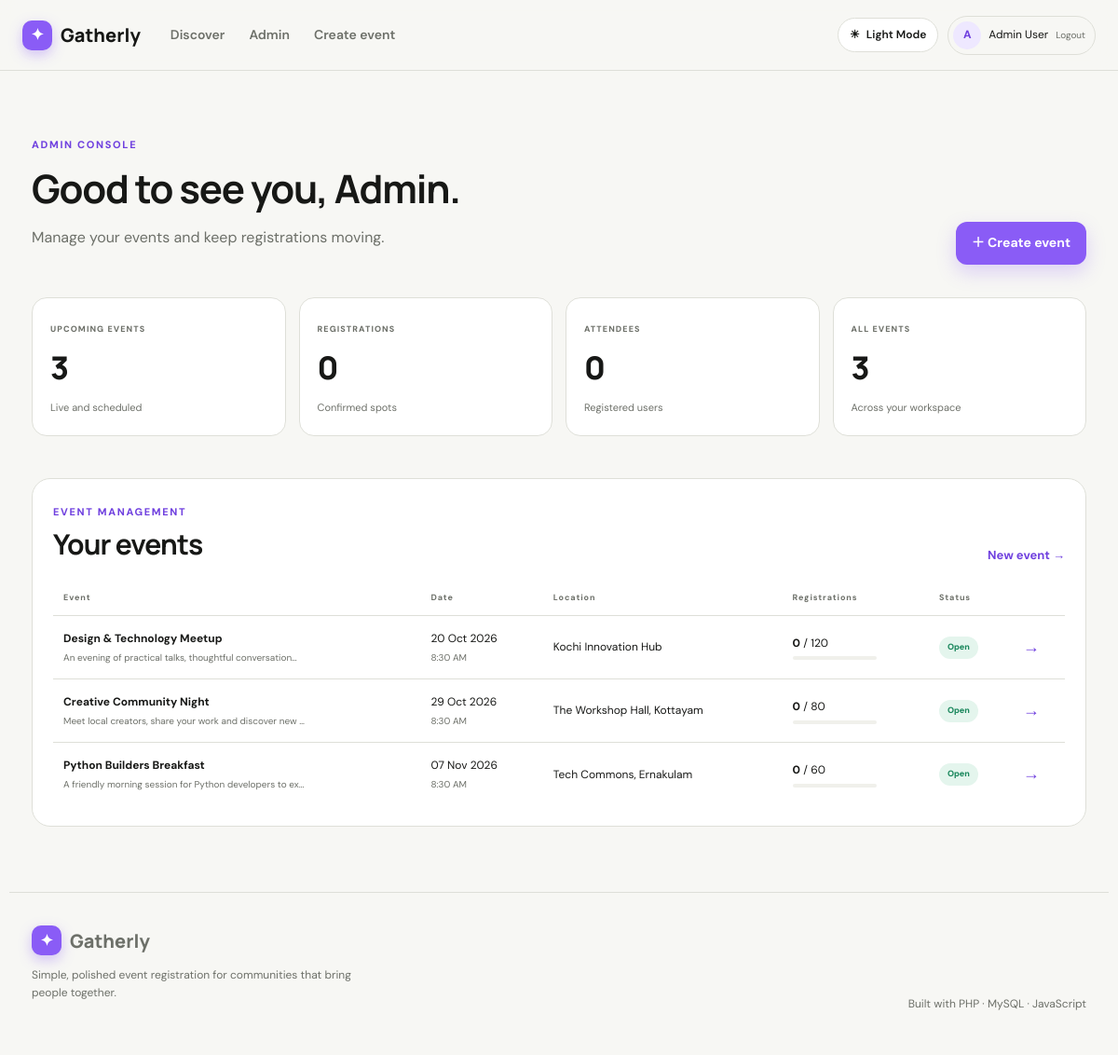
/admin.php (signed in), run on the app's committed database.
### tables this page shows
CREATE TABLE IF NOT EXISTS events (
    id INT UNSIGNED AUTO_INCREMENT PRIMARY KEY,
    title VARCHAR(180) NOT NULL,
    description TEXT NOT NULL,
    event_date DATETIME NOT NULL,
    location VARCHAR(180) NOT NULL,
    capacity INT UNSIGNED NOT NULL DEFAULT 50,
    created_at TIMESTAMP DEFAULT CURRENT_TIMESTAMP,
    INDEX(event_date)
);

### auth.php (called while the page is built, shortened)
<?php
function is_logged_in(): bool {
    return isset($_SESSION['user']);
}
function is_admin(): bool {
    return isset($_SESSION['user']) && $_SESSION['user']['role'] === 'admin';
}
function e(?string $value): string {
    return htmlspecialchars($value ?? '', ENT_QUOTES, 'UTF-8');
}
?>

### admin.php (the view, shortened to what this page needs)
<?php
require_once 'config.php';
require_once 'auth.php';
$totalEvents = (int)$pdo->query("SELECT COUNT(*) FROM events")->fetchColumn();
$totalRegistrations = (int)$pdo->query("SELECT COUNT(*) FROM registrations WHERE status='confirmed'")->fetchColumn();
$totalUsers = (int)$pdo->query("SELECT COUNT(*) FROM users WHERE role='user'")->fetchColumn();
$upcoming = (int)$pdo->query("SELECT COUNT(*) FROM events WHERE event_date >= NOW()")->fetchColumn();
$events = $pdo->query("
 SELECT e.*, COUNT(r.id) registered
 FROM events e LEFT JOIN registrations r ON r.event_id=e.id AND r.status='confirmed'
 GROUP BY e.id ORDER BY e.event_date ASC
")->fetchAll();
require 'header.php';
?>
<div class="dashboard-head reveal">
    <div><span class="eyebrow">ADMIN CONSOLE</span><h1>Good to see you, <?= e(explode(' ', $_SESSION['user']['name'])[0]) ?>.</h1><p>Manage your events and keep registrations moving.</p></div>
    <a class="btn btn-primary" href="create_event.php">＋ Create event</a>
</div>
<div class="stats-grid reveal">
    <div class="stat-card"><span>UPCOMING EVENTS</span><strong><?= $upcoming ?></strong><small>Live and scheduled</small></div>
    <div class="stat-card"><span>REGISTRATIONS</span><strong><?= $totalRegistrations ?></strong><small>Confirmed spots</small></div>
    <div class="stat-card"><span>ATTENDEES</span><strong><?= $totalUsers ?></strong><small>Registered users</small></div>
    <div class="stat-card"><span>ALL EVENTS</span><strong><?= $totalEvents ?></strong><small>Across your workspace</small></div>
</div>
<section class="dashboard-section reveal">
    <div class="section-head"><div><span class="eyebrow">EVENT MANAGEMENT</span><h2>Your events</h2></div><a href="create_event.php" class="text-link">New event →</a></div>
    <div class="table-wrap">
    <table class="data-table">
        <thead><tr><th>Event</th><th>Date</th><th>Location</th><th>Registrations</th><th>Status</th><th></th></tr></thead>
        <tbody>
        <?php foreach($events as $event):
            $reg=(int)$event['registered']; $cap=(int)$event['capacity'];
        ?>
        <tr>
            <td><strong><?= e($event['title']) ?></strong><small><?= e(mb_strimwidth($event['description'],0,55,'…')) ?></small></td>
            <td><?= date('d M Y',strtotime($event['event_date'])) ?><small><?= date('g:i A',strtotime($event['event_date'])) ?></small></td>
            <td><?= e($event['location']) ?></td>
            <td><strong><?= $reg ?></strong> / <?= $cap ?><div class="mini-progress"><span style="width:<?= min(100,$reg/max(1,$cap)*100) ?>%"></span></div></td>
            <td><span class="status-pill <?= strtotime($event['event_date']) < time() ? 'past' : ($reg >= $cap ? 'full' : 'open') ?>"><?= strtotime($event['event_date']) < time() ? 'Past' : ($reg >= $cap ? 'Full' : 'Open') ?></span></td>
            <td><a class="icon-link" href="participants.php?id=<?= (int)$event['id'] ?>" title="Participants">→</a></td>
        </tr>
        <?php endforeach; ?>
        </tbody>
    </table>
    </div>
</section>
<?php require 'footer.php'; ?>

### header.php (shortened to what this page needs)
<?php
require_once __DIR__ . '/auth.php';
?>
<!doctype html>
<html lang="en" data-theme="light">
<head>
    <link rel="stylesheet" href="assets/css/style.css">
</head>
<body>
<div class="app-shell">
<header class="site-header">
    <a class="brand" href="index.php" aria-label="Gatherly home">
        <span class="brand-mark">✦</span>
        <span>Gatherly</span>
    </a>
    <nav class="main-nav" id="mainNav">
        <a href="index.php">Discover</a>
        <?php if (is_logged_in() && is_admin()): ?>
            <a href="admin.php">Admin</a>
            <a href="create_event.php">Create event</a>
        <?php endif; ?>
    </nav>
    <div class="header-actions">
        <button class="theme-toggle" id="themeToggle" type="button" aria-label="Switch theme">
            <span id="themeIcon">☀</span>
            <span id="themeText">Light Mode</span>
        </button>
        <?php if (is_logged_in()): ?>
            <a class="user-chip" href="logout.php">
                <span class="avatar"><?= strtoupper(substr($_SESSION['user']['name'], 0, 1)) ?></span>
                <span class="hide-mobile"><?= e($_SESSION['user']['name']) ?></span>
                <small>Logout</small>
            </a>
        <?php else: ?>
            <a class="btn btn-ghost btn-small" href="register.php">Create account</a>
            <a class="btn btn-primary btn-small" href="login.php">Sign in</a>
        <?php endif; ?>
    </div>
</header>
<main class="page">

### footer.php (shortened to what this page needs)
</main>
<footer class="site-footer">
    <div>
        <a class="brand" href="index.php"><span class="brand-mark">✦</span><span>Gatherly</span></a>
        <p>Simple, polished event registration for communities that bring people together.</p>
    </div>
    <div class="footer-note">Built with PHP · MySQL · JavaScript</div>
</footer>
</div>
</body>
</html>

### data on the page
events: title "Design & Technology Meetup", description "An evening of practical talks, thoughtful conversation…", event_date "20 Oct 2026", event_date "8:30 AM", location "Kochi Innovation Hub", reg "0", capacity "120", shows "Open"
events: title "Creative Community Night", description "Meet local creators, share your work and discover new …", event_date "29 Oct 2026", event_date "8:30 AM", location "The Workshop Hall, Kottayam", reg "0", capacity "80", shows "Open"
events: title "Python Builders Breakfast", description "A friendly morning session for Python developers to ex…", event_date "07 Nov 2026", event_date "8:30 AM", location "Tech Commons, Ernakulam", reg "0", capacity "60", shows "Open"

### other printed values
substr($_SESSION['user']['name'], 0, 1) "A"
$_SESSION['user']['name'] "Admin User"
explode(' ', $_SESSION['user']['name'])[0] "Admin"
$upcoming "3"
$totalRegistrations "0"
$totalUsers "0"
$totalEvents "3"
